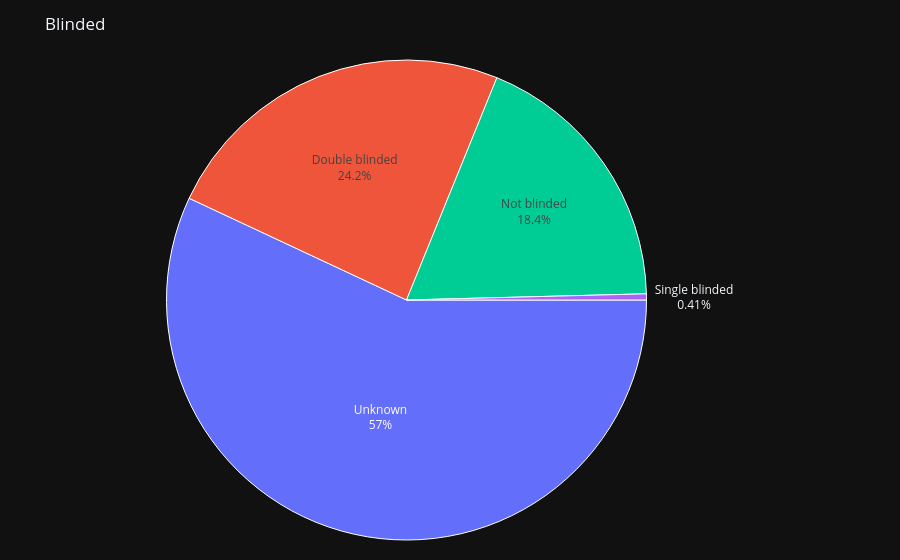

This figure's notebook cell:
### Code cell
# DISCUSS: Single & double blinded, if it makes sense.
# Pie chart for "Blinded" with all labels kept (no grouping), styled like the language chart.

# Prepare data
blinded_series = (
    df['Blinded']
    .fillna('Unknown')
    .astype(str)
    .str.strip()
)

blinded_counts = blinded_series.value_counts()
blinded_labels = blinded_counts.index.tolist()
blinded_values = blinded_counts.values.tolist()

# Compute percentages and set label positions
blinded_total = sum(blinded_values)
blinded_percentages = [(v / blinded_total) * 100 if blinded_total else 0 for v in blinded_values]
blinded_text_positions = ['outside' if p < 10 else 'inside' for p in blinded_percentages]

# Build pie chart with style similar to the language chart
blinded_pie = go.Figure(
    data=[
        go.Pie(
            labels=blinded_labels,
            values=blinded_values,
            textinfo='label+percent',
            textposition=blinded_text_positions,
            hovertemplate='%{label}: %{percent} (%{value})<extra></extra>',
            sort=False,
            direction='clockwise',
            rotation=90,
        )
    ]
)

blinded_pie.update_traces(textfont_size=12, marker=dict(line=dict(color='white', width=1)))
blinded_pie.update_layout(
    title='Blinded',
    showlegend=False,
    margin=dict(t=60, b=20, l=20, r=20)
)

blinded_pie.show()
blinded_pie.write_image('blinded_pie.png', width=800, height=600, scale=2)

### Figure 1 — Plotly figure (JSON) as saved in the notebook; plotly's stock layout.template omitted (floating-point values rounded to 4 significant figures)
{"data": [{"direction": "clockwise", "hovertemplate": "%{label}: %{percent} (%{value})<extra></extra>", "labels": ["Unknown", "Double blinded", "Not blinded", "Single blinded"], "rotation": 90, "sort": false, "textinfo": "label+percent", "textposition": ["inside", "inside", "inside", "outside"], "values": [139, 59, 45, 1], "type": "pie", "textfont": {"size": 12}, "marker": {"line": {"color": "white", "width": 1}}}], "layout": {"margin": {"t": 60, "b": 20, "l": 20, "r": 20}, "title": {"text": "Blinded"}, "showlegend": false}}
